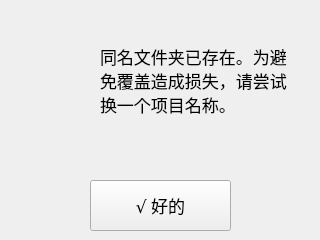
<?xml version="1.0" encoding="UTF-8"?>
<ui version="4.0">
 <class>fileExistDialog</class>
 <widget class="QWidget" name="fileExistDialog">
  <property name="geometry">
   <rect>
    <x>0</x>
    <y>0</y>
    <width>320</width>
    <height>240</height>
   </rect>
  </property>
  <property name="windowTitle">
   <string>Form</string>
  </property>
  <widget class="QPushButton" name="pushButton">
   <property name="geometry">
    <rect>
     <x>90</x>
     <y>180</y>
     <width>141</width>
     <height>51</height>
    </rect>
   </property>
   <property name="font">
    <font>
     <family>Arial Unicode MS</family>
     <pointsize>13</pointsize>
    </font>
   </property>
   <property name="text">
    <string>√ 好的</string>
   </property>
  </widget>
  <widget class="QLabel" name="label">
   <property name="geometry">
    <rect>
     <x>100</x>
     <y>10</y>
     <width>201</width>
     <height>141</height>
    </rect>
   </property>
   <property name="font">
    <font>
     <family>Arial Unicode MS</family>
     <pointsize>13</pointsize>
    </font>
   </property>
   <property name="text">
    <string>同名文件夹已存在。为避免覆盖造成损失，请尝试换一个项目名称。</string>
   </property>
   <property name="wordWrap">
    <bool>true</bool>
   </property>
  </widget>
  <widget class="QWidget" name="widget" native="true">
   <property name="geometry">
    <rect>
     <x>10</x>
     <y>40</y>
     <width>71</width>
     <height>71</height>
    </rect>
   </property>
   <property name="styleSheet">
    <string notr="true">border-image: url(:/info.png);</string>
   </property>
  </widget>
 </widget>
 <resources/>
 <connections>
  <connection>
   <sender>pushButton</sender>
   <signal>clicked()</signal>
   <receiver>fileExistDialog</receiver>
   <slot>close()</slot>
   <hints>
    <hint type="sourcelabel">
     <x>160</x>
     <y>205</y>
    </hint>
    <hint type="destinationlabel">
     <x>159</x>
     <y>119</y>
    </hint>
   </hints>
  </connection>
 </connections>
</ui>
